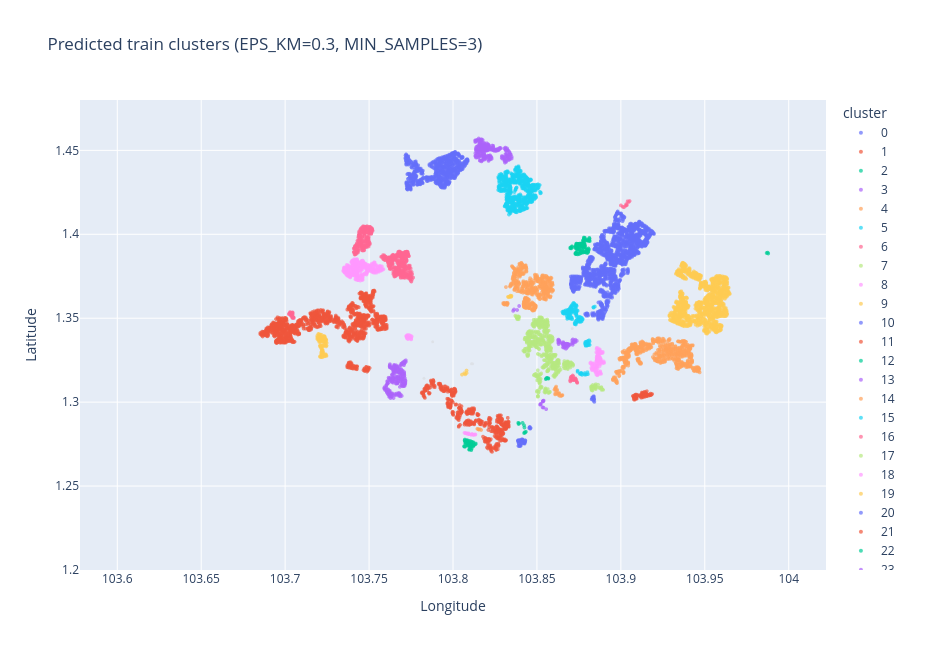
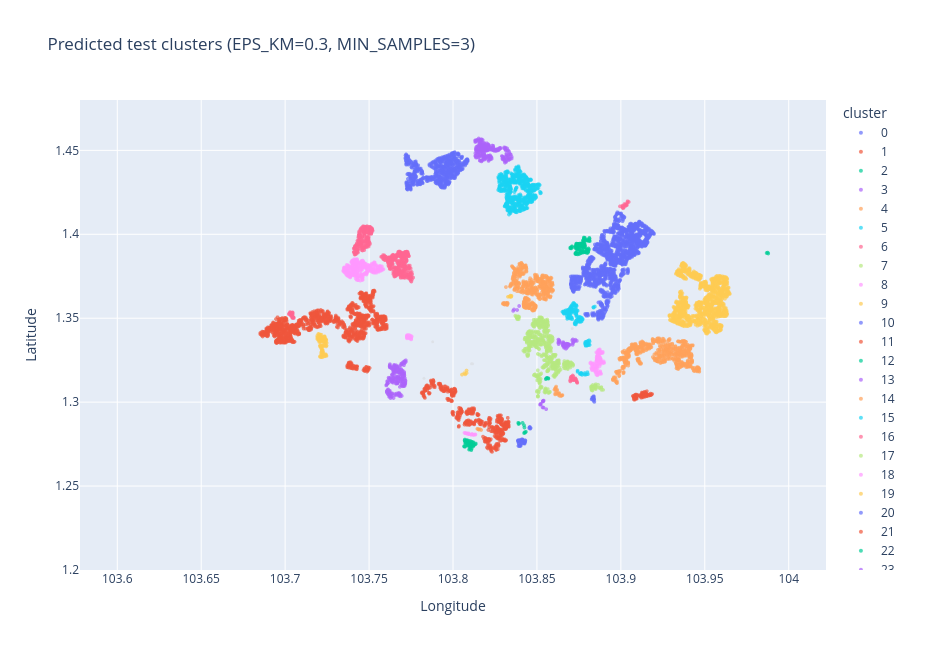

Here is the notebook cell these charts were saved with, in order:
### Code cell
EPS_KM = 0.3
train_house = pd.read_csv(TRAIN_HOUSE_PATH)[['TOWN','BLOCK','STREET','POSTAL_CODE','LATITUDE','LONGITUDE']].drop_duplicates()
test_house = pd.read_csv(TEST_HOUSE_PATH)[['TOWN','BLOCK','STREET','POSTAL_CODE','LATITUDE','LONGITUDE']].drop_duplicates()
db = joblib.load(f'{DBSCAN_PATH}/eps_{int(EPS_KM*1000)}m.pkl')

train_house["dbscan_cluster"] = dbscan_predict(db, train_house)
test_house["dbscan_cluster"] = dbscan_predict(db, test_house)
test_labels = test_house["dbscan_cluster"]
test_noise = int((test_labels == -1).sum())
print(f"Test houses           : {len(test_house):,}")
print(f"Assigned to a cluster : {(test_labels != -1).sum():,} "
      f"({(test_labels != -1).mean():.1%})")
print(f"Noise (-1)            : {test_noise:,} ({test_noise / len(test_house):.1%})")
print(f"Distinct clusters hit : {test_labels[test_labels != -1].nunique()}")

# Visual check that the test assignment respects the training cluster geography
print("=========== TRAIN ===========")
fig = plot_house_clusters(
    train_house[["LATITUDE", "LONGITUDE"]],
    train_house["dbscan_cluster"],
    title=f"Predicted train clusters (EPS_KM={EPS_KM}, MIN_SAMPLES={MIN_SAMPLES})",
)
fig.show()
print("=========== TEST ===========")
fig = plot_house_clusters(
    test_house[["LATITUDE", "LONGITUDE"]],
    test_house["dbscan_cluster"],
    title=f"Predicted test clusters (EPS_KM={EPS_KM}, MIN_SAMPLES={MIN_SAMPLES})",
)
fig.show()
